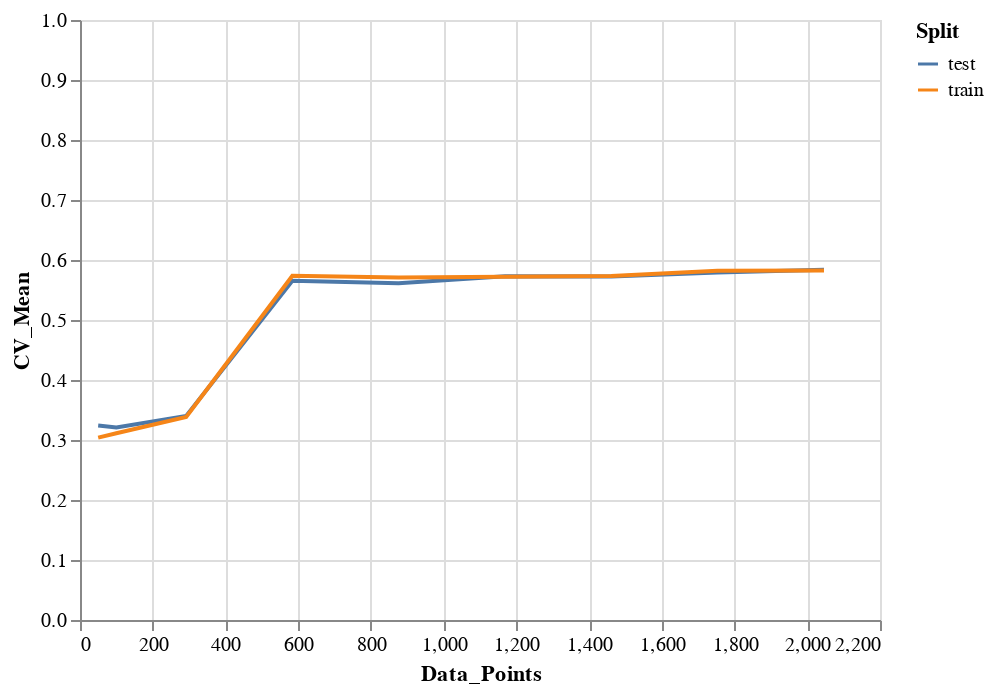
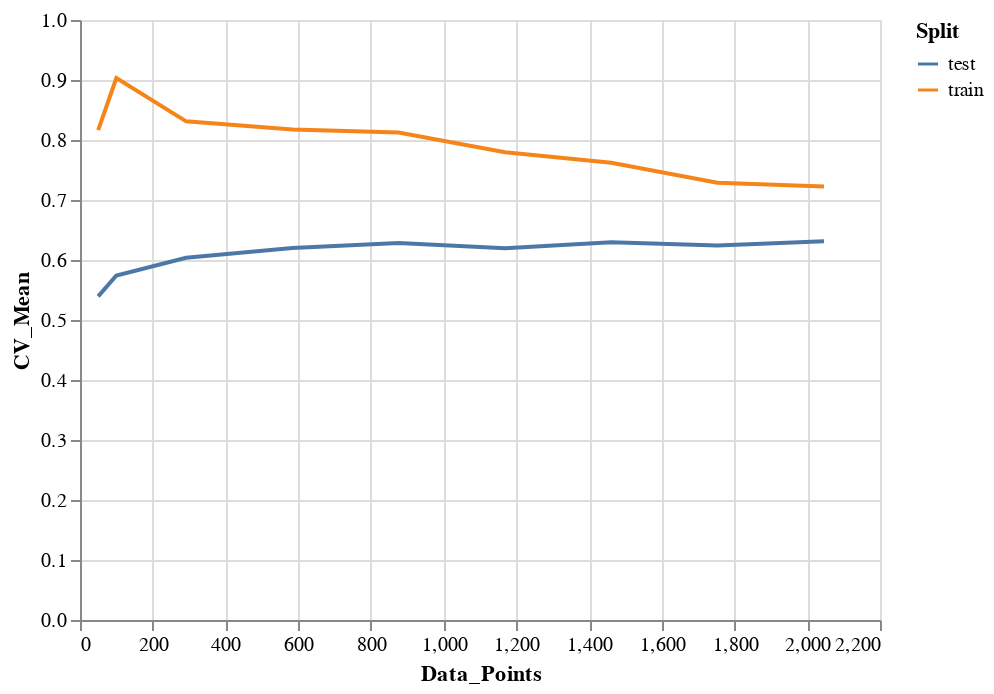
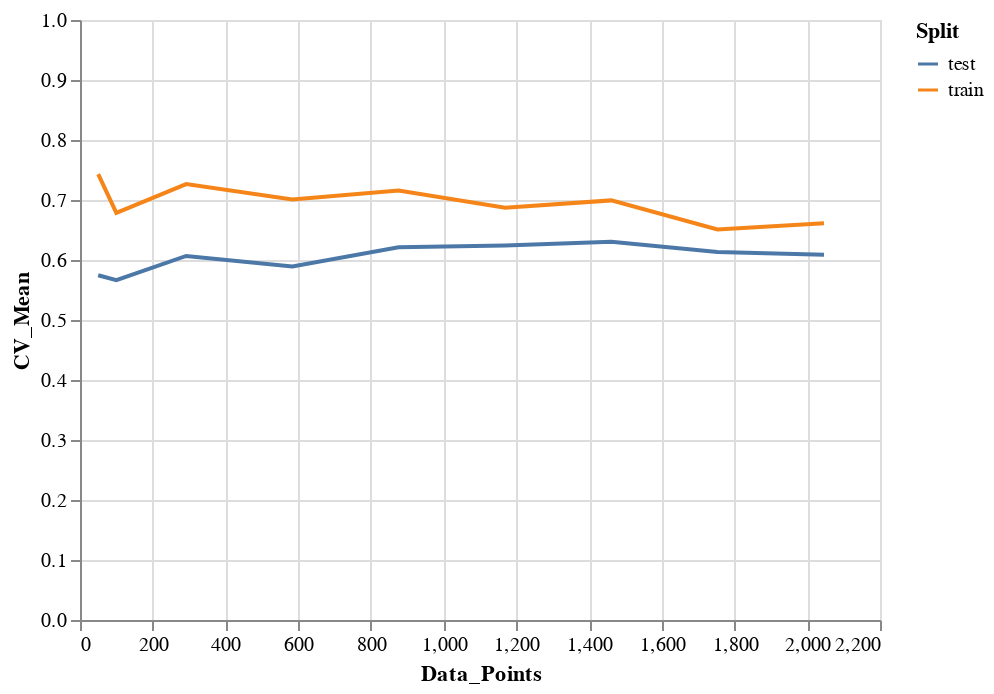
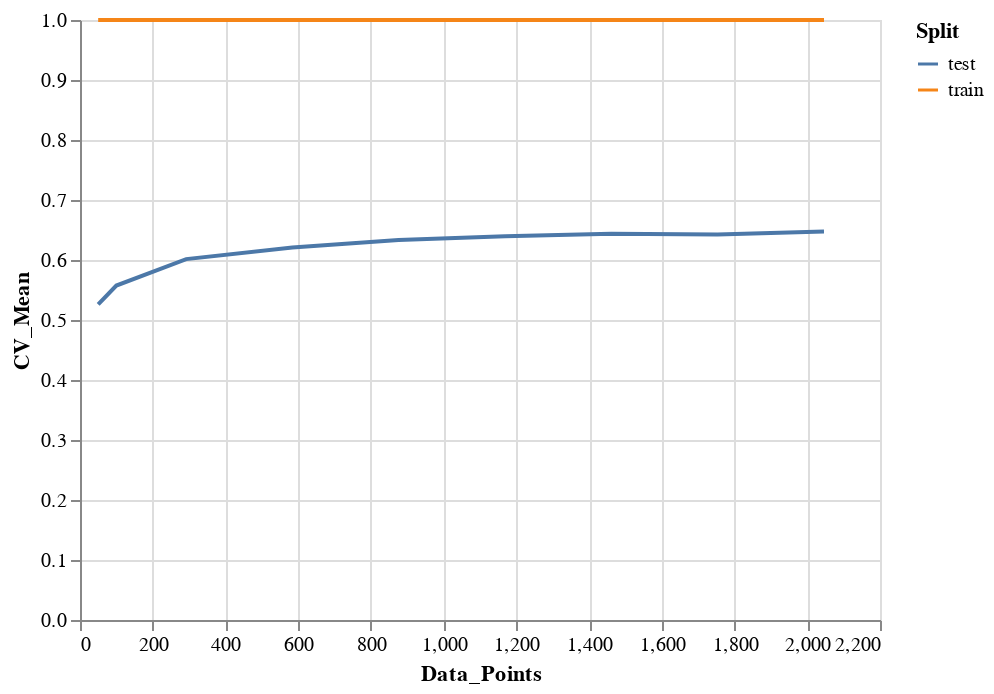

Source (notebook cell) for these figures, in order:
### Code cell
for dataset, algorithm in data_alg_combos:
    test_object = AlgorithmResults(results_fpath=RESULTS_PATH, 
                                   dataset=dataset,
                                   algorithm=algorithm,
                                  iterative=iterative_status_df[algorithm])
    
    print(f'Algorithm: {algorithm}')
    print(f'Dataset: {dataset}')    
    
    display(test_object.plot_learning_curve)

### Figure 1 — Vega-Lite specification as saved in the notebook (floating-point values rounded to 4 significant figures)
{"$schema": "https://vega.github.io/schema/vega-lite/v2.6.0.json", "config": {"background": "white", "view": {"height": 300, "width": 400}}, "data": {"name": "data-10d96fbc091deb75cdff916f81b2cab6"}, "datasets": {"data-10d96fbc091deb75cdff916f81b2cab6": [{"Algorithm": "ANN", "CV_1": 0.3169, "CV_2": 0.3234, "CV_3": 0.3231, "CV_4": 0.3275, "CV_5": 0.3293, "CV_Mean": 0.324, "Data_Points": 50, "Dataset": "abalone", "Split": "test"}, {"Algorithm": "ANN", "CV_1": 0.3169, "CV_2": 0.316, "CV_3": 0.3264, "CV_4": 0.3291, "CV_5": 0.3165, "CV_Mean": 0.321, "Data_Points": 100, "Dataset": "abalone", "Split": "test"}, {"Algorithm": "ANN", "CV_1": 0.3145, "CV_2": 0.3337, "CV_3": 0.3497, "CV_4": 0.3553, "CV_5": 0.3478, "CV_Mean": 0.3402, "Data_Points": 292, "Dataset": "abalone", "Split": "test"}, {"Algorithm": "ANN", "CV_1": 0.5801, "CV_2": 0.5224, "CV_3": 0.5633, "CV_4": 0.5962, "CV_5": 0.5644, "CV_Mean": 0.5653, "Data_Points": 584, "Dataset": "abalone", "Split": "test"}, {"Algorithm": "ANN", "CV_1": 0.5799, "CV_2": 0.5465, "CV_3": 0.5584, "CV_4": 0.5691, "CV_5": 0.5528, "CV_Mean": 0.5614, "Data_Points": 876, "Dataset": "abalone", "Split": "test"}, {"Algorithm": "ANN", "CV_1": 0.5753, "CV_2": 0.5551, "CV_3": 0.5685, "CV_4": 0.5995, "CV_5": 0.5669, "CV_Mean": 0.5731, "Data_Points": 1169, "Dataset": "abalone", "Split": "test"}, {"Algorithm": "ANN", "CV_1": 0.5727, "CV_2": 0.5533, "CV_3": 0.5539, "CV_4": 0.5981, "CV_5": 0.5844, "CV_Mean": 0.5725, "Data_Points": 1461, "Dataset": "abalone", "Split": "test"}, {"Algorithm": "ANN", "CV_1": 0.5887, "CV_2": 0.5588, "CV_3": 0.557, "CV_4": 0.5964, "CV_5": 0.5954, "CV_Mean": 0.5793, "Data_Points": 1753, "Dataset": "abalone", "Split": "test"}, {"Algorithm": "ANN", "CV_1": 0.6181, "CV_2": 0.5768, "CV_3": 0.5892, "CV_4": 0.578, "CV_5": 0.5558, "CV_Mean": 0.5836, "Data_Points": 2046, "Dataset": "abalone", "Split": "test"}, {"Algorithm": "ANN", "CV_1": 0.3077, "CV_2": 0.303, "CV_3": 0.303, "CV_4": 0.303, "CV_5": 0.303, "CV_Mean": 0.304, "Data_Points": 50, "Dataset": "abalone", "Split": "train"}, {"Algorithm": "ANN", "CV_1": 0.3143, "CV_2": 0.3103, "CV_3": 0.3103, "CV_4": 0.3103, "CV_5": 0.3103, "CV_Mean": 0.3111, "Data_Points": 100, "Dataset": "abalone", "Split": "train"}, {"Algorithm": "ANN", "CV_1": 0.3223, "CV_2": 0.3425, "CV_3": 0.3425, "CV_4": 0.3425, "CV_5": 0.3425, "CV_Mean": 0.3385, "Data_Points": 292, "Dataset": "abalone", "Split": "train"}, {"Algorithm": "ANN", "CV_1": 0.587, "CV_2": 0.5316, "CV_3": 0.5834, "CV_4": 0.5834, "CV_5": 0.5834, "CV_Mean": 0.5737, "Data_Points": 584, "Dataset": "abalone", "Split": "train"}, {"Algorithm": "ANN", "CV_1": 0.591, "CV_2": 0.5704, "CV_3": 0.5646, "CV_4": 0.5646, "CV_5": 0.5646, "CV_Mean": 0.571, "Data_Points": 876, "Dataset": "abalone", "Split": "train"}, {"Algorithm": "ANN", "CV_1": 0.5584, "CV_2": 0.563, "CV_3": 0.5735, "CV_4": 0.5823, "CV_5": 0.5823, "CV_Mean": 0.5719, "Data_Points": 1169, "Dataset": "abalone", "Split": "train"}, {"Algorithm": "ANN", "CV_1": 0.5629, "CV_2": 0.5642, "CV_3": 0.5755, "CV_4": 0.5821, "CV_5": 0.5821, "CV_Mean": 0.5733, "Data_Points": 1461, "Dataset": "abalone", "Split": "train"}, {"Algorithm": "ANN", "CV_1": 0.5912, "CV_2": 0.5704, "CV_3": 0.5732, "CV_4": 0.5649, "CV_5": 0.6113, "CV_Mean": 0.5822, "Data_Points": 1753, "Dataset": "abalone", "Split": "train"}, {"Algorithm": "ANN", "CV_1": 0.6134, "CV_2": 0.5771, "CV_3": 0.5935, "CV_4": 0.5622, "CV_5": 0.5659, "CV_Mean": 0.5824, "Data_Points": 2046, "Dataset": "abalone", "Split": "train"}]}, "encoding": {"color": {"field": "Split", "type": "nominal"}, "x": {"field": "Data_Points", "type": "quantitative"}, "y": {"field": "CV_Mean", "scale": {"domain": [0, 1]}, "type": "quantitative"}}, "mark": "line"}

### Figure 2 — Vega-Lite specification as saved in the notebook (floating-point values rounded to 4 significant figures)
{"$schema": "https://vega.github.io/schema/vega-lite/v2.6.0.json", "config": {"background": "white", "view": {"height": 300, "width": 400}}, "data": {"name": "data-479015877588d6142c5a5c2efd0ef9ee"}, "datasets": {"data-479015877588d6142c5a5c2efd0ef9ee": [{"Algorithm": "Boost", "CV_1": 0.568, "CV_2": 0.5613, "CV_3": 0.5091, "CV_4": 0.5211, "CV_5": 0.5377, "CV_Mean": 0.5395, "Data_Points": 50, "Dataset": "abalone", "Split": "test"}, {"Algorithm": "Boost", "CV_1": 0.5813, "CV_2": 0.5862, "CV_3": 0.5785, "CV_4": 0.5629, "CV_5": 0.5624, "CV_Mean": 0.5742, "Data_Points": 100, "Dataset": "abalone", "Split": "test"}, {"Algorithm": "Boost", "CV_1": 0.6376, "CV_2": 0.639, "CV_3": 0.5739, "CV_4": 0.5907, "CV_5": 0.5773, "CV_Mean": 0.6037, "Data_Points": 292, "Dataset": "abalone", "Split": "test"}, {"Algorithm": "Boost", "CV_1": 0.6257, "CV_2": 0.658, "CV_3": 0.5944, "CV_4": 0.6137, "CV_5": 0.6087, "CV_Mean": 0.6201, "Data_Points": 584, "Dataset": "abalone", "Split": "test"}, {"Algorithm": "Boost", "CV_1": 0.6392, "CV_2": 0.6592, "CV_3": 0.6228, "CV_4": 0.605, "CV_5": 0.6157, "CV_Mean": 0.6284, "Data_Points": 876, "Dataset": "abalone", "Split": "test"}, {"Algorithm": "Boost", "CV_1": 0.6595, "CV_2": 0.6097, "CV_3": 0.6072, "CV_4": 0.6458, "CV_5": 0.5763, "CV_Mean": 0.6197, "Data_Points": 1169, "Dataset": "abalone", "Split": "test"}, {"Algorithm": "Boost", "CV_1": 0.6537, "CV_2": 0.6431, "CV_3": 0.6114, "CV_4": 0.6367, "CV_5": 0.6022, "CV_Mean": 0.6294, "Data_Points": 1461, "Dataset": "abalone", "Split": "test"}, {"Algorithm": "Boost", "CV_1": 0.6308, "CV_2": 0.65, "CV_3": 0.6003, "CV_4": 0.6397, "CV_5": 0.5998, "CV_Mean": 0.6241, "Data_Points": 1753, "Dataset": "abalone", "Split": "test"}, {"Algorithm": "Boost", "CV_1": 0.6548, "CV_2": 0.6471, "CV_3": 0.6209, "CV_4": 0.6226, "CV_5": 0.6098, "CV_Mean": 0.6311, "Data_Points": 2046, "Dataset": "abalone", "Split": "test"}, {"Algorithm": "Boost", "CV_1": 0.7927, "CV_2": 0.8222, "CV_3": 0.8222, "CV_4": 0.8222, "CV_5": 0.8222, "CV_Mean": 0.8163, "Data_Points": 50, "Dataset": "abalone", "Split": "train"}, {"Algorithm": "Boost", "CV_1": 0.857, "CV_2": 0.9149, "CV_3": 0.9149, "CV_4": 0.9149, "CV_5": 0.9149, "CV_Mean": 0.9034, "Data_Points": 100, "Dataset": "abalone", "Split": "train"}, {"Algorithm": "Boost", "CV_1": 0.8828, "CV_2": 0.8182, "CV_3": 0.8182, "CV_4": 0.8182, "CV_5": 0.8182, "CV_Mean": 0.8311, "Data_Points": 292, "Dataset": "abalone", "Split": "train"}, {"Algorithm": "Boost", "CV_1": 0.8209, "CV_2": 0.8116, "CV_3": 0.8186, "CV_4": 0.8186, "CV_5": 0.8186, "CV_Mean": 0.8177, "Data_Points": 584, "Dataset": "abalone", "Split": "train"}, {"Algorithm": "Boost", "CV_1": 0.7792, "CV_2": 0.7714, "CV_3": 0.8372, "CV_4": 0.8372, "CV_5": 0.8372, "CV_Mean": 0.8124, "Data_Points": 876, "Dataset": "abalone", "Split": "train"}, {"Algorithm": "Boost", "CV_1": 0.7661, "CV_2": 0.77, "CV_3": 0.7946, "CV_4": 0.784, "CV_5": 0.784, "CV_Mean": 0.7797, "Data_Points": 1169, "Dataset": "abalone", "Split": "train"}, {"Algorithm": "Boost", "CV_1": 0.7409, "CV_2": 0.7635, "CV_3": 0.7568, "CV_4": 0.7745, "CV_5": 0.7745, "CV_Mean": 0.7621, "Data_Points": 1461, "Dataset": "abalone", "Split": "train"}, {"Algorithm": "Boost", "CV_1": 0.7213, "CV_2": 0.7446, "CV_3": 0.7478, "CV_4": 0.7282, "CV_5": 0.7018, "CV_Mean": 0.7287, "Data_Points": 1753, "Dataset": "abalone", "Split": "train"}, {"Algorithm": "Boost", "CV_1": 0.7152, "CV_2": 0.7277, "CV_3": 0.7369, "CV_4": 0.7099, "CV_5": 0.723, "CV_Mean": 0.7226, "Data_Points": 2046, "Dataset": "abalone", "Split": "train"}]}, "encoding": {"color": {"field": "Split", "type": "nominal"}, "x": {"field": "Data_Points", "type": "quantitative"}, "y": {"field": "CV_Mean", "scale": {"domain": [0, 1]}, "type": "quantitative"}}, "mark": "line"}

### Figure 3 — Vega-Lite specification as saved in the notebook (floating-point values rounded to 4 significant figures)
{"$schema": "https://vega.github.io/schema/vega-lite/v2.6.0.json", "config": {"background": "white", "view": {"height": 300, "width": 400}}, "data": {"name": "data-6594c6df92d8a7186b62a9f314046c83"}, "datasets": {"data-6594c6df92d8a7186b62a9f314046c83": [{"Algorithm": "DT", "CV_1": 0.562, "CV_2": 0.6196, "CV_3": 0.5586, "CV_4": 0.5636, "CV_5": 0.5693, "CV_Mean": 0.5746, "Data_Points": 50, "Dataset": "abalone", "Split": "test"}, {"Algorithm": "DT", "CV_1": 0.5627, "CV_2": 0.6, "CV_3": 0.5507, "CV_4": 0.5609, "CV_5": 0.5575, "CV_Mean": 0.5664, "Data_Points": 100, "Dataset": "abalone", "Split": "test"}, {"Algorithm": "DT", "CV_1": 0.6162, "CV_2": 0.6574, "CV_3": 0.563, "CV_4": 0.6138, "CV_5": 0.5834, "CV_Mean": 0.6067, "Data_Points": 292, "Dataset": "abalone", "Split": "test"}, {"Algorithm": "DT", "CV_1": 0.5925, "CV_2": 0.6145, "CV_3": 0.5564, "CV_4": 0.6045, "CV_5": 0.5786, "CV_Mean": 0.5893, "Data_Points": 584, "Dataset": "abalone", "Split": "test"}, {"Algorithm": "DT", "CV_1": 0.6574, "CV_2": 0.6434, "CV_3": 0.6044, "CV_4": 0.5982, "CV_5": 0.6025, "CV_Mean": 0.6212, "Data_Points": 876, "Dataset": "abalone", "Split": "test"}, {"Algorithm": "DT", "CV_1": 0.6163, "CV_2": 0.6575, "CV_3": 0.6307, "CV_4": 0.6308, "CV_5": 0.5852, "CV_Mean": 0.6241, "Data_Points": 1169, "Dataset": "abalone", "Split": "test"}, {"Algorithm": "DT", "CV_1": 0.6143, "CV_2": 0.6798, "CV_3": 0.6116, "CV_4": 0.6282, "CV_5": 0.6187, "CV_Mean": 0.6305, "Data_Points": 1461, "Dataset": "abalone", "Split": "test"}, {"Algorithm": "DT", "CV_1": 0.6322, "CV_2": 0.6448, "CV_3": 0.5752, "CV_4": 0.6173, "CV_5": 0.5963, "CV_Mean": 0.6132, "Data_Points": 1753, "Dataset": "abalone", "Split": "test"}, {"Algorithm": "DT", "CV_1": 0.6338, "CV_2": 0.6461, "CV_3": 0.576, "CV_4": 0.5974, "CV_5": 0.5902, "CV_Mean": 0.6087, "Data_Points": 2046, "Dataset": "abalone", "Split": "test"}, {"Algorithm": "DT", "CV_1": 0.7393, "CV_2": 0.7441, "CV_3": 0.7441, "CV_4": 0.7441, "CV_5": 0.7441, "CV_Mean": 0.7431, "Data_Points": 50, "Dataset": "abalone", "Split": "train"}, {"Algorithm": "DT", "CV_1": 0.6736, "CV_2": 0.6797, "CV_3": 0.6797, "CV_4": 0.6797, "CV_5": 0.6797, "CV_Mean": 0.6785, "Data_Points": 100, "Dataset": "abalone", "Split": "train"}, {"Algorithm": "DT", "CV_1": 0.7866, "CV_2": 0.7115, "CV_3": 0.7115, "CV_4": 0.7115, "CV_5": 0.7115, "CV_Mean": 0.7266, "Data_Points": 292, "Dataset": "abalone", "Split": "train"}, {"Algorithm": "DT", "CV_1": 0.7788, "CV_2": 0.7004, "CV_3": 0.6753, "CV_4": 0.6753, "CV_5": 0.6753, "CV_Mean": 0.701, "Data_Points": 584, "Dataset": "abalone", "Split": "train"}, {"Algorithm": "DT", "CV_1": 0.7083, "CV_2": 0.6716, "CV_3": 0.7328, "CV_4": 0.7328, "CV_5": 0.7328, "CV_Mean": 0.7157, "Data_Points": 876, "Dataset": "abalone", "Split": "train"}, {"Algorithm": "DT", "CV_1": 0.7242, "CV_2": 0.6583, "CV_3": 0.7049, "CV_4": 0.6737, "CV_5": 0.6737, "CV_Mean": 0.6869, "Data_Points": 1169, "Dataset": "abalone", "Split": "train"}, {"Algorithm": "DT", "CV_1": 0.6691, "CV_2": 0.6748, "CV_3": 0.7092, "CV_4": 0.7219, "CV_5": 0.7219, "CV_Mean": 0.6994, "Data_Points": 1461, "Dataset": "abalone", "Split": "train"}, {"Algorithm": "DT", "CV_1": 0.6541, "CV_2": 0.6609, "CV_3": 0.6434, "CV_4": 0.6382, "CV_5": 0.6576, "CV_Mean": 0.6508, "Data_Points": 1753, "Dataset": "abalone", "Split": "train"}, {"Algorithm": "DT", "CV_1": 0.6828, "CV_2": 0.6282, "CV_3": 0.6556, "CV_4": 0.6597, "CV_5": 0.6803, "CV_Mean": 0.6613, "Data_Points": 2046, "Dataset": "abalone", "Split": "train"}]}, "encoding": {"color": {"field": "Split", "type": "nominal"}, "x": {"field": "Data_Points", "type": "quantitative"}, "y": {"field": "CV_Mean", "scale": {"domain": [0, 1]}, "type": "quantitative"}}, "mark": "line"}

### Figure 4 — Vega-Lite specification as saved in the notebook (floating-point values rounded to 4 significant figures)
{"$schema": "https://vega.github.io/schema/vega-lite/v2.6.0.json", "config": {"background": "white", "view": {"height": 300, "width": 400}}, "data": {"name": "data-3ed5f3eea9a33cbd3d1c7eb4a76487cb"}, "datasets": {"data-3ed5f3eea9a33cbd3d1c7eb4a76487cb": [{"Algorithm": "KNN", "CV_1": 0.4806, "CV_2": 0.5434, "CV_3": 0.5132, "CV_4": 0.5581, "CV_5": 0.5349, "CV_Mean": 0.526, "Data_Points": 50, "Dataset": "abalone", "Split": "test"}, {"Algorithm": "KNN", "CV_1": 0.5468, "CV_2": 0.5926, "CV_3": 0.5483, "CV_4": 0.5357, "CV_5": 0.5635, "CV_Mean": 0.5574, "Data_Points": 100, "Dataset": "abalone", "Split": "test"}, {"Algorithm": "KNN", "CV_1": 0.584, "CV_2": 0.6375, "CV_3": 0.5735, "CV_4": 0.6185, "CV_5": 0.5939, "CV_Mean": 0.6015, "Data_Points": 292, "Dataset": "abalone", "Split": "test"}, {"Algorithm": "KNN", "CV_1": 0.6143, "CV_2": 0.6655, "CV_3": 0.5965, "CV_4": 0.6062, "CV_5": 0.621, "CV_Mean": 0.6207, "Data_Points": 584, "Dataset": "abalone", "Split": "test"}, {"Algorithm": "KNN", "CV_1": 0.6289, "CV_2": 0.6649, "CV_3": 0.6183, "CV_4": 0.626, "CV_5": 0.6282, "CV_Mean": 0.6332, "Data_Points": 876, "Dataset": "abalone", "Split": "test"}, {"Algorithm": "KNN", "CV_1": 0.6269, "CV_2": 0.6739, "CV_3": 0.6153, "CV_4": 0.6437, "CV_5": 0.6374, "CV_Mean": 0.6394, "Data_Points": 1169, "Dataset": "abalone", "Split": "test"}, {"Algorithm": "KNN", "CV_1": 0.6547, "CV_2": 0.6873, "CV_3": 0.6072, "CV_4": 0.6311, "CV_5": 0.6381, "CV_Mean": 0.6437, "Data_Points": 1461, "Dataset": "abalone", "Split": "test"}, {"Algorithm": "KNN", "CV_1": 0.6462, "CV_2": 0.6853, "CV_3": 0.6069, "CV_4": 0.6317, "CV_5": 0.6421, "CV_Mean": 0.6424, "Data_Points": 1753, "Dataset": "abalone", "Split": "test"}, {"Algorithm": "KNN", "CV_1": 0.6531, "CV_2": 0.6872, "CV_3": 0.6305, "CV_4": 0.6326, "CV_5": 0.6343, "CV_Mean": 0.6475, "Data_Points": 2046, "Dataset": "abalone", "Split": "test"}, {"Algorithm": "KNN", "CV_1": 1, "CV_2": 1, "CV_3": 1, "CV_4": 1, "CV_5": 1, "CV_Mean": 1, "Data_Points": 50, "Dataset": "abalone", "Split": "train"}, {"Algorithm": "KNN", "CV_1": 1, "CV_2": 1, "CV_3": 1, "CV_4": 1, "CV_5": 1, "CV_Mean": 1, "Data_Points": 100, "Dataset": "abalone", "Split": "train"}, {"Algorithm": "KNN", "CV_1": 1, "CV_2": 1, "CV_3": 1, "CV_4": 1, "CV_5": 1, "CV_Mean": 1, "Data_Points": 292, "Dataset": "abalone", "Split": "train"}, {"Algorithm": "KNN", "CV_1": 1, "CV_2": 1, "CV_3": 1, "CV_4": 1, "CV_5": 1, "CV_Mean": 1, "Data_Points": 584, "Dataset": "abalone", "Split": "train"}, {"Algorithm": "KNN", "CV_1": 1, "CV_2": 1, "CV_3": 1, "CV_4": 1, "CV_5": 1, "CV_Mean": 1, "Data_Points": 876, "Dataset": "abalone", "Split": "train"}, {"Algorithm": "KNN", "CV_1": 1, "CV_2": 1, "CV_3": 1, "CV_4": 1, "CV_5": 1, "CV_Mean": 1, "Data_Points": 1169, "Dataset": "abalone", "Split": "train"}, {"Algorithm": "KNN", "CV_1": 1, "CV_2": 1, "CV_3": 1, "CV_4": 1, "CV_5": 1, "CV_Mean": 1, "Data_Points": 1461, "Dataset": "abalone", "Split": "train"}, {"Algorithm": "KNN", "CV_1": 1, "CV_2": 1, "CV_3": 1, "CV_4": 1, "CV_5": 1, "CV_Mean": 1, "Data_Points": 1753, "Dataset": "abalone", "Split": "train"}, {"Algorithm": "KNN", "CV_1": 1, "CV_2": 1, "CV_3": 1, "CV_4": 1, "CV_5": 1, "CV_Mean": 1, "Data_Points": 2046, "Dataset": "abalone", "Split": "train"}]}, "encoding": {"color": {"field": "Split", "type": "nominal"}, "x": {"field": "Data_Points", "type": "quantitative"}, "y": {"field": "CV_Mean", "scale": {"domain": [0, 1]}, "type": "quantitative"}}, "mark": "line"}
